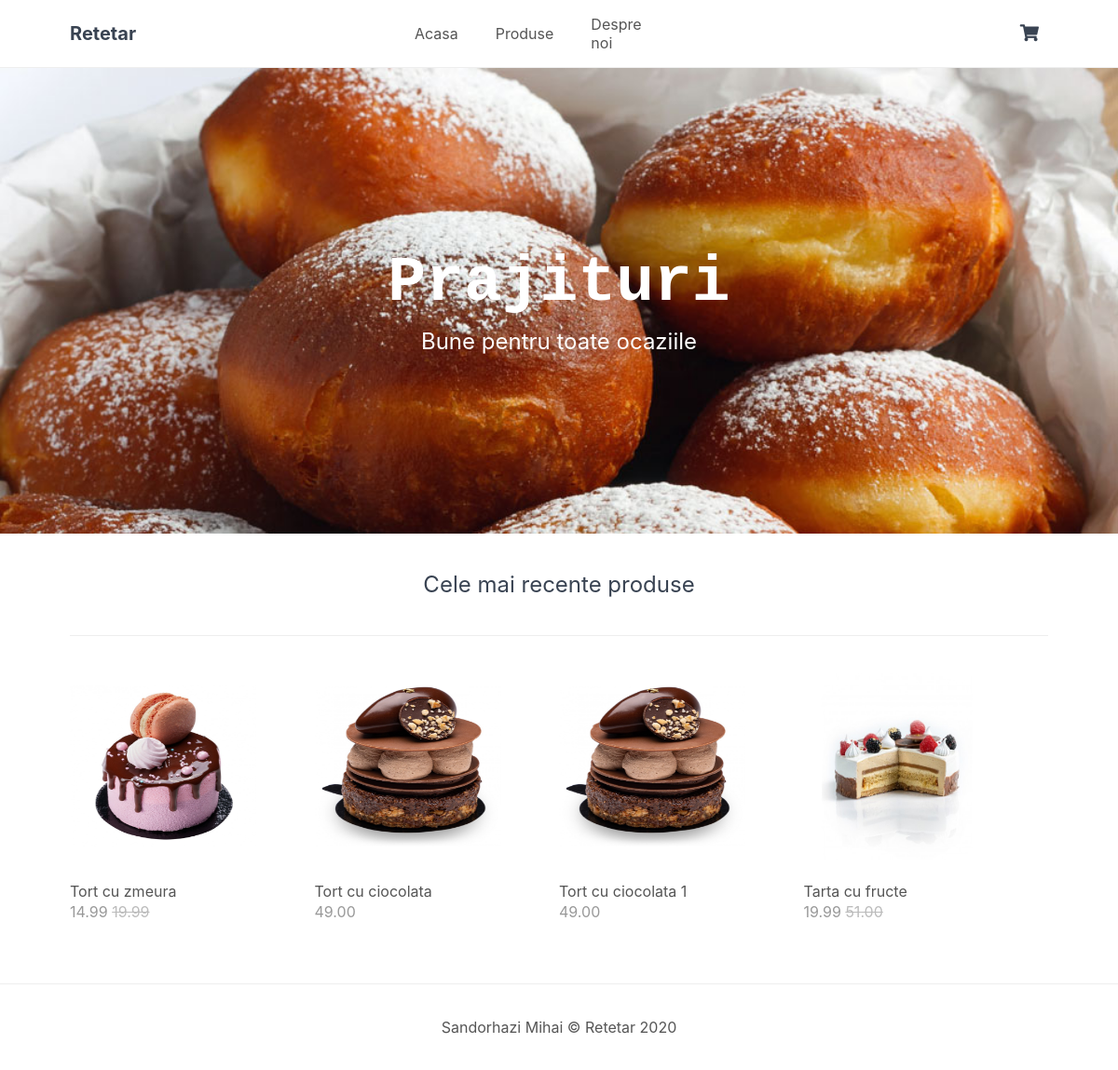
The page / on the database its author committed.
### tables this page shows
CREATE TABLE `products` (
  `id` int(11) NOT NULL,
  `name` varchar(200) NOT NULL,
  `desc` text NOT NULL,
  `price` decimal(7,2) NOT NULL,
  `rrp` decimal(7,2) NOT NULL DEFAULT 0.00,
  `quantity` int(11) NOT NULL,
  `img` text NOT NULL,
  `date_added` datetime NOT NULL DEFAULT current_timestamp()
);

### index.php (called while the page is built, shortened)
<?php
include 'functions.php';
$page = isset($_GET['page']) && file_exists($_GET['page'] . '.php') ? $_GET['page'] : 'home';
include $page . '.php';
?>

### home.php (the view)
<?php
$stmt = $pdo->prepare('SELECT * FROM products ORDER BY date_added DESC LIMIT 4');
$stmt->execute();
$recently_added_products = $stmt->fetchAll(PDO::FETCH_ASSOC);
?>
<?=template_header('Home')?>
<div class="featured">
    <h2>Prajituri</h2>
    <p>Bune pentru toate ocaziile</p>
</div>
<div class="recentlyadded content-wrapper">
    <h2>Cele mai recente produse </h2>
    <div class="products">
        <?php foreach ($recently_added_products as $product): ?>
        <a href="index.php?page=product&id=<?=$product['id']?>" class="product">
            <img src="images/<?=$product['img']?>" width="200" height="200" alt="<?=$product['name']?>">
            <span class="name"><?=$product['name']?></span>
            <span class="price">
                <?=$product['price']?>
                <?php if ($product['rrp'] > 0): ?>
                <span class="rrp"><?=$product['rrp']?></span>
                <?php endif; ?>
            </span>
        </a>
        <?php endforeach; ?>
    </div>
</div>
<?=template_footer()?>

### functions.php (shortened to what this page needs)
<?php
function template_header($title) {
echo <<<EOT
<!DOCTYPE html>
<html>
	<head>
		<meta charset="utf-8">
		<title>$title</title>
		<link href="style.css" rel="stylesheet" type="text/css">
		<link rel="stylesheet" href="https://use.fontawesome.com/releases/v5.7.1/css/all.css">
	</head>
	<body>
        <header>
            <div class="content-wrapper">
                <h1>Retetar</h1>
                <nav>
                    <a href="index.php">Acasa</a>
                    <a href="index.php?page=products">Produse</a>
                    <a href="portofolio/index.html">Despre noi<a>
                </nav>
                <div class="link-icons">
                    <a href="index.php?page=cart">
						<i class="fas fa-shopping-cart"></i>
					</a>
                </div>
            </div>
        </header>
        <main>
EOT;
}
function template_footer() {
$year = date('Y');
echo <<<EOT
        </main>
        <footer>
            <div class="content-wrapper">
                <p align="center">Sandorhazi Mihai &copy; Retetar $year </p>
            </div>
        </footer>
        <script src="script.js"></script>
    </body>
</html>
EOT;
}
?>

### style.css (style rules this page uses)
* { box-sizing: border-box; font-family: -apple-system, BlinkMacSystemFont, "segoe ui", roboto, oxygen, ubuntu, cantarell, "fira sans", "droid sans", "helvetica neue", Arial, sans-serif; font-size: 16px; -webkit-font-smoothing: antialiased; -moz-osx-font-smoothing: grayscale; }
html { height: 100%; }
body { position: relative; min-height: 100%; color: #555555; background-color: #FFFFFF; margin: 0; padding-bottom: 100px; }
h1, h2, h3, h4, h5 { color: #394352; text-decoration: none; }
.content-wrapper { width: 1050px; margin: 0 auto; }
header { border-bottom: 1px solid #EEEEEE; }
header .content-wrapper { display: flex; }
header h1 { display: flex; flex-grow: 1; flex-basis: 0; font-size: 20px; margin: 0; padding: 24px 0; }
header nav { display: flex; flex-grow: 1; flex-basis: 0; justify-content: center; align-items: center; }
header nav a { text-decoration: none; color: #555555; padding: 10px 10px; margin: 0 10px; }
header .link-icons { display: flex; flex-grow: 1; flex-basis: 0; justify-content: flex-end; align-items: center; position: relative; }
header .link-icons a { text-decoration: none; color: #394352; padding: 0 10px; }
header .link-icons a i { font-size: 18px; }
main .featured { display: flex; flex-direction: column; background-image: url(images/background.jpg); background-repeat: no-repeat; background-size: cover; height: 500px; align-items: center; justify-content: center; text-align: center; }
main .featured h2 { display: inline-block; margin: 0; width: 1050px; font-family: Rockwell, Courier Bold, Courier, Georgia, Times, Times New Roman, serif; font-size: 68px; color: #FFFFFF; padding-bottom: 10px; }
main .featured p { display: inline-block; margin: 0; width: 1050px; font-size: 24px; color: #FFFFFF; }
main .recentlyadded h2 { display: block; font-weight: normal; margin: 0; padding: 40px 0; font-size: 24px; text-align: center; width: 100%; border-bottom: 1px solid #EEEEEE; }
main .recentlyadded .products, main .products .products-wrapper { display: flex; flex-wrap: wrap; align-items: center; justify-content: space-between; padding: 40px 0 0 0; }
main .recentlyadded .products .product, main .products .products-wrapper .product { display: block; overflow: hidden; text-decoration: none; width: 25%; padding-bottom: 60px; }
main .recentlyadded .products .product img, main .products .products-wrapper .product img { transform: scale(1); transition: transform 1s; }
main .recentlyadded .products .product .name, main .products .products-wrapper .product .name { display: block; color: #555555; padding: 20px 0 2px 0; }
main .recentlyadded .products .product .price, main .products .products-wrapper .product .price { display: block; color: #999999; }
main .recentlyadded .products .product .rrp, main .products .products-wrapper .product .rrp { color: #BBBBBB; text-decoration: line-through; }
footer { position: absolute; bottom: 0; border-top: 1px solid #EEEEEE; padding: 20px 0; width: 100%; }

### rows shown on the page
products: img (picture), name "Tort cu zmeura", price "14.99", rrp "19.99"
products: img (picture), name "Tort cu ciocolata", price "49.00"
products: img (picture), name "Tort cu ciocolata 1", price "49.00"
products: img (picture), name "Tarta cu fructe", price "19.99", rrp "51.00"
